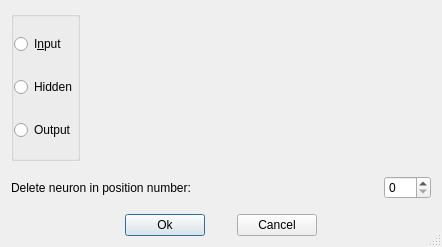
<?xml version="1.0" encoding="UTF-8"?>
<ui version="4.0">
 <class>delNeuronDialog</class>
 <widget class="QDialog" name="delNeuronDialog">
  <property name="geometry">
   <rect>
    <x>0</x>
    <y>0</y>
    <width>442</width>
    <height>247</height>
   </rect>
  </property>
  <property name="windowTitle">
   <string>Delete Neuron</string>
  </property>
  <property name="sizeGripEnabled">
   <bool>true</bool>
  </property>
  <layout class="QVBoxLayout">
   <property name="spacing">
    <number>15</number>
   </property>
   <item>
    <layout class="QHBoxLayout">
     <property name="leftMargin">
      <number>0</number>
     </property>
     <property name="topMargin">
      <number>0</number>
     </property>
     <property name="rightMargin">
      <number>0</number>
     </property>
     <property name="bottomMargin">
      <number>0</number>
     </property>
     <item>
      <widget class="QGroupBox" name="ButtonGroupLayer">
       <layout class="QVBoxLayout">
        <property name="leftMargin">
         <number>0</number>
        </property>
        <property name="topMargin">
         <number>0</number>
        </property>
        <property name="rightMargin">
         <number>0</number>
        </property>
        <property name="bottomMargin">
         <number>0</number>
        </property>
        <item>
         <widget class="QRadioButton" name="radioLayerInput">
          <property name="enabled">
           <bool>true</bool>
          </property>
          <property name="text">
           <string>I&amp;nput</string>
          </property>
         </widget>
        </item>
        <item>
         <widget class="QRadioButton" name="radioLayerHidden">
          <property name="text">
           <string>Hidden</string>
          </property>
          <property name="checked">
           <bool>false</bool>
          </property>
         </widget>
        </item>
        <item>
         <widget class="QRadioButton" name="radioLayerOutput">
          <property name="text">
           <string>Output</string>
          </property>
         </widget>
        </item>
       </layout>
      </widget>
     </item>
     <item>
      <spacer name="spacer4">
       <property name="orientation">
        <enum>Qt::Horizontal</enum>
       </property>
       <property name="sizeType">
        <enum>QSizePolicy::Expanding</enum>
       </property>
       <property name="sizeHint" stdset="0">
        <size>
         <width>184</width>
         <height>20</height>
        </size>
       </property>
      </spacer>
     </item>
    </layout>
   </item>
   <item>
    <layout class="QHBoxLayout">
     <property name="leftMargin">
      <number>0</number>
     </property>
     <property name="topMargin">
      <number>0</number>
     </property>
     <property name="rightMargin">
      <number>0</number>
     </property>
     <property name="bottomMargin">
      <number>0</number>
     </property>
     <item>
      <widget class="QLabel" name="addNeuronLabel">
       <property name="text">
        <string>Delete neuron in position number:</string>
       </property>
       <property name="wordWrap">
        <bool>false</bool>
       </property>
      </widget>
     </item>
     <item>
      <spacer name="spacer1">
       <property name="orientation">
        <enum>Qt::Horizontal</enum>
       </property>
       <property name="sizeType">
        <enum>QSizePolicy::Expanding</enum>
       </property>
       <property name="sizeHint" stdset="0">
        <size>
         <width>40</width>
         <height>20</height>
        </size>
       </property>
      </spacer>
     </item>
     <item>
      <widget class="QSpinBox" name="SpinBox1">
       <property name="minimum">
        <number>0</number>
       </property>
       <property name="maximum">
        <number>999</number>
       </property>
      </widget>
     </item>
    </layout>
   </item>
   <item>
    <layout class="QHBoxLayout">
     <property name="spacing">
      <number>32</number>
     </property>
     <property name="leftMargin">
      <number>0</number>
     </property>
     <property name="topMargin">
      <number>0</number>
     </property>
     <property name="rightMargin">
      <number>0</number>
     </property>
     <property name="bottomMargin">
      <number>0</number>
     </property>
     <item>
      <spacer name="spacer2">
       <property name="orientation">
        <enum>Qt::Horizontal</enum>
       </property>
       <property name="sizeType">
        <enum>QSizePolicy::Expanding</enum>
       </property>
       <property name="sizeHint" stdset="0">
        <size>
         <width>40</width>
         <height>20</height>
        </size>
       </property>
      </spacer>
     </item>
     <item>
      <widget class="QPushButton" name="buttonAddNeuronOK">
       <property name="text">
        <string>Ok</string>
       </property>
      </widget>
     </item>
     <item>
      <widget class="QPushButton" name="buttonAddNeuronCancel">
       <property name="text">
        <string>Cancel</string>
       </property>
      </widget>
     </item>
     <item>
      <spacer name="spacer2_2">
       <property name="orientation">
        <enum>Qt::Horizontal</enum>
       </property>
       <property name="sizeType">
        <enum>QSizePolicy::Expanding</enum>
       </property>
       <property name="sizeHint" stdset="0">
        <size>
         <width>40</width>
         <height>20</height>
        </size>
       </property>
      </spacer>
     </item>
    </layout>
   </item>
  </layout>
 </widget>
 <layoutdefault spacing="6" margin="11"/>
 
 <tabstops>
  <tabstop>radioLayerInput</tabstop>
  <tabstop>radioLayerHidden</tabstop>
  <tabstop>radioLayerOutput</tabstop>
  <tabstop>SpinBox1</tabstop>
  <tabstop>buttonAddNeuronOK</tabstop>
  <tabstop>buttonAddNeuronCancel</tabstop>
 </tabstops>
 <resources/>
 <connections/>
</ui>
